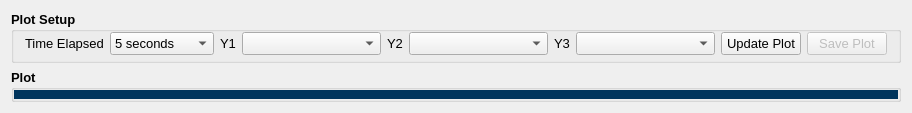
     <widget class="QWidget" name="plottingTab">
      <property name="statusTip">
       <string>BlueFish Operation Settings</string>
      </property>
      <attribute name="title">
       <string>Data Plotting</string>
      </attribute>
      <layout class="QGridLayout" name="gridLayout_6">
       <item row="0" column="0">
        <widget class="QGroupBox" name="groupBox_plotSetup">
         <property name="sizePolicy">
          <sizepolicy hsizetype="Preferred" vsizetype="Maximum">
           <horstretch>0</horstretch>
           <verstretch>0</verstretch>
          </sizepolicy>
         </property>
         <property name="font">
          <font>
           <pointsize>10</pointsize>
           <weight>75</weight>
           <bold>true</bold>
          </font>
         </property>
         <property name="title">
          <string>Plot Setup</string>
         </property>
         <layout class="QGridLayout" name="gridLayout_2" columnstretch="0,1,0,1,0,1,0,1,1,0">
          <property name="sizeConstraint">
           <enum>QLayout::SetDefaultConstraint</enum>
          </property>
          <property name="leftMargin">
           <number>11</number>
          </property>
          <property name="topMargin">
           <number>0</number>
          </property>
          <property name="rightMargin">
           <number>11</number>
          </property>
          <property name="bottomMargin">
           <number>5</number>
          </property>
          <item row="0" column="0">
           <widget class="QLabel" name="label_plotTimeElapsed">
            <property name="font">
             <font>
              <pointsize>10</pointsize>
              <weight>50</weight>
              <bold>false</bold>
             </font>
            </property>
            <property name="text">
             <string>Time Elapsed</string>
            </property>
            <property name="buddy">
             <cstring>comboBox_plotTimeElapsed</cstring>
            </property>
           </widget>
          </item>
          <item row="0" column="2" alignment="Qt::AlignRight">
           <widget class="QLabel" name="label_plotY1">
            <property name="font">
             <font>
              <pointsize>10</pointsize>
              <weight>50</weight>
              <bold>false</bold>
             </font>
            </property>
            <property name="text">
             <string>Y1</string>
            </property>
            <property name="buddy">
             <cstring>comboBox_plotY1</cstring>
            </property>
           </widget>
          </item>
          <item row="0" column="4" alignment="Qt::AlignRight">
           <widget class="QLabel" name="label_plotY2">
            <property name="font">
             <font>
              <pointsize>10</pointsize>
              <weight>50</weight>
              <bold>false</bold>
             </font>
            </property>
            <property name="text">
             <string>Y2</string>
            </property>
            <property name="buddy">
             <cstring>comboBox_plotY2</cstring>
            </property>
           </widget>
          </item>
          <item row="0" column="6" alignment="Qt::AlignRight">
           <widget class="QLabel" name="label_plotY3">
            <property name="font">
             <font>
              <pointsize>10</pointsize>
              <weight>50</weight>
              <bold>false</bold>
             </font>
            </property>
            <property name="text">
             <string>Y3</string>
            </property>
            <property name="buddy">
             <cstring>comboBox_plotY3</cstring>
            </property>
           </widget>
          </item>
          <item row="0" column="8">
           <widget class="QPushButton" name="pushButton_updateLivePlotSettings">
            <property name="font">
             <font>
              <pointsize>10</pointsize>
              <weight>50</weight>
              <bold>false</bold>
             </font>
            </property>
            <property name="text">
             <string>Update Plot</string>
            </property>
           </widget>
          </item>
          <item row="0" column="9">
           <widget class="QPushButton" name="pushButton_saveLivePlot">
            <property name="enabled">
             <bool>false</bool>
            </property>
            <property name="font">
             <font>
              <pointsize>10</pointsize>
              <weight>50</weight>
              <bold>false</bold>
             </font>
            </property>
            <property name="text">
             <string>Save Plot</string>
            </property>
           </widget>
          </item>
          <item row="0" column="5">
           <widget class="QComboBox" name="comboBox_plotY2">
            <property name="font">
             <font>
              <pointsize>10</pointsize>
              <weight>50</weight>
              <bold>false</bold>
             </font>
            </property>
            <item>
             <property name="text">
              <string/>
             </property>
            </item>
            <item>
             <property name="text">
              <string>Depth Error [m]</string>
             </property>
            </item>
            <item>
             <property name="text">
              <string>Height Error [m]</string>
             </property>
            </item>
            <item>
             <property name="text">
              <string>Depth [m]</string>
             </property>
            </item>
            <item>
             <property name="text">
              <string>Height [m]</string>
             </property>
            </item>
            <item>
             <property name="text">
              <string>Pressure [kPa]</string>
             </property>
            </item>
            <item>
             <property name="text">
              <string>Temperature [C]</string>
             </property>
            </item>
            <item>
             <property name="text">
              <string>Yaw [deg]</string>
             </property>
            </item>
            <item>
             <property name="text">
              <string>Pitch [deg]</string>
             </property>
            </item>
            <item>
             <property name="text">
              <string>Roll [deg]</string>
             </property>
            </item>
            <item>
             <property name="text">
              <string>Battery Voltage [V]</string>
             </property>
            </item>
            <item>
             <property name="text">
              <string>Current Draw [A]</string>
             </property>
            </item>
           </widget>
          </item>
          <item row="0" column="7">
           <widget class="QComboBox" name="comboBox_plotY3">
            <property name="font">
             <font>
              <pointsize>10</pointsize>
              <weight>50</weight>
              <bold>false</bold>
             </font>
            </property>
            <item>
             <property name="text">
              <string/>
             </property>
            </item>
            <item>
             <property name="text">
              <string>Depth Error [m]</string>
             </property>
            </item>
            <item>
             <property name="text">
              <string>Height Error [m]</string>
             </property>
            </item>
            <item>
             <property name="text">
              <string>Depth [m]</string>
             </property>
            </item>
            <item>
             <property name="text">
              <string>Height [m]</string>
             </property>
            </item>
            <item>
             <property name="text">
              <string>Pressure [kPa]</string>
             </property>
            </item>
            <item>
             <property name="text">
              <string>Temperature [C]</string>
             </property>
            </item>
            <item>
             <property name="text">
              <string>Yaw [deg]</string>
             </property>
            </item>
            <item>
             <property name="text">
              <string>Pitch [deg]</string>
             </property>
            </item>
            <item>
             <property name="text">
              <string>Roll [deg]</string>
             </property>
            </item>
            <item>
             <property name="text">
              <string>Battery Voltage [V]</string>
             </property>
            </item>
            <item>
             <property name="text">
              <string>Current Draw [A]</string>
             </property>
            </item>
           </widget>
          </item>
          <item row="0" column="1">
           <widget class="QComboBox" name="comboBox_plotTimeElapsed">
            <property name="font">
             <font>
              <pointsize>10</pointsize>
              <weight>50</weight>
              <bold>false</bold>
             </font>
            </property>
            <item>
             <property name="text">
              <string>5 seconds</string>
             </property>
            </item>
            <item>
             <property name="text">
              <string>10 seconds</string>
             </property>
            </item>
            <item>
             <property name="text">
              <string>30 secconds</string>
             </property>
            </item>
            <item>
             <property name="text">
              <string>1 minute</string>
             </property>
            </item>
            <item>
             <property name="text">
              <string>5 minutes</string>
             </property>
            </item>
            <item>
             <property name="text">
              <string>10 minutes</string>
             </property>
            </item>
            <item>
             <property name="text">
              <string>30 minutes</string>
             </property>
            </item>
           </widget>
          </item>
          <item row="0" column="3">
           <widget class="QComboBox" name="comboBox_plotY1">
            <property name="font">
             <font>
              <pointsize>10</pointsize>
              <weight>50</weight>
              <bold>false</bold>
             </font>
            </property>
            <item>
             <property name="text">
              <string/>
             </property>
            </item>
            <item>
             <property name="text">
              <string>Depth Error [m]</string>
             </property>
            </item>
            <item>
             <property name="text">
              <string>Height Error [m]</string>
             </property>
            </item>
            <item>
             <property name="text">
              <string>Depth [m]</string>
             </property>
            </item>
            <item>
             <property name="text">
              <string>Height [m]</string>
             </property>
            </item>
            <item>
             <property name="text">
              <string>Pressure [kPa]</string>
             </property>
            </item>
            <item>
             <property name="text">
              <string>Temperature [C]</string>
             </property>
            </item>
            <item>
             <property name="text">
              <string>Yaw [deg]</string>
             </property>
            </item>
            <item>
             <property name="text">
              <string>Pitch [deg]</string>
             </property>
            </item>
            <item>
             <property name="text">
              <string>Roll [deg]</string>
             </property>
            </item>
            <item>
             <property name="text">
              <string>Battery Voltage [V]</string>
             </property>
            </item>
            <item>
             <property name="text">
              <string>Current Draw [A]</string>
             </property>
            </item>
           </widget>
          </item>
         </layout>
        </widget>
       </item>
       <item row="1" column="0">
        <widget class="QGroupBox" name="groupBox_plot">
         <property name="font">
          <font>
           <pointsize>10</pointsize>
           <weight>75</weight>
           <bold>true</bold>
          </font>
         </property>
         <property name="title">
          <string>Plot</string>
         </property>
         <layout class="QVBoxLayout" name="verticalLayout">
          <property name="leftMargin">
           <number>0</number>
          </property>
          <property name="topMargin">
           <number>0</number>
          </property>
          <property name="rightMargin">
           <number>0</number>
          </property>
          <property name="bottomMargin">
           <number>0</number>
          </property>
          <item>
           <widget class="QWidget" name="widget_livePlot" native="true">
            <property name="styleSheet">
             <string notr="true">background-color: rgb(0, 53, 93);</string>
            </property>
           </widget>
          </item>
         </layout>
        </widget>
       </item>
      </layout>
     </widget>
